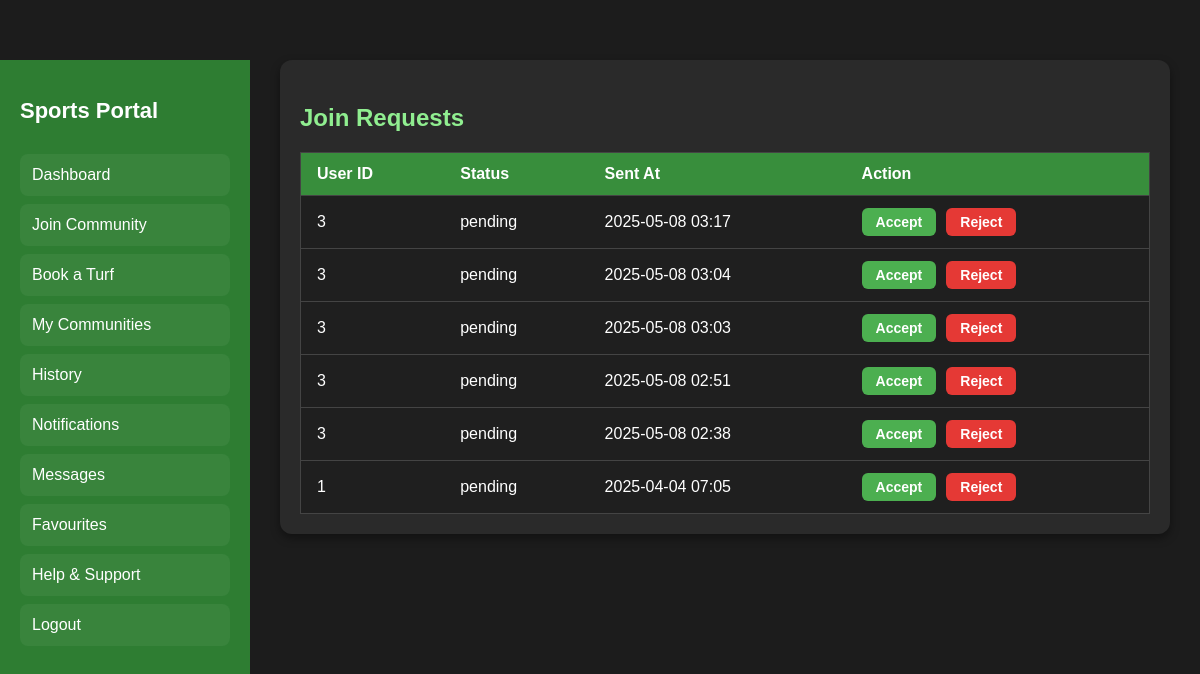
The app's page /notifications (signed in), older data.
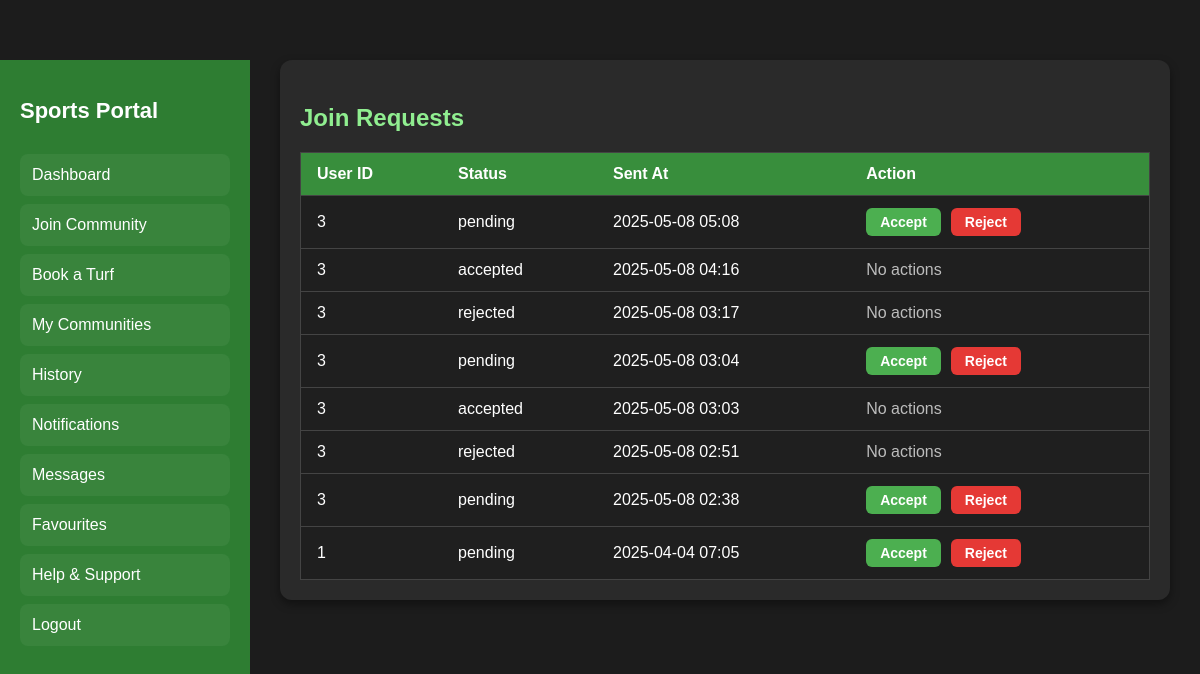
The same page, newer data.
### models.py (models this page shows)
class JoinRequest(db.Model):
    id = db.Column(db.Integer, primary_key=True)
    user_id = db.Column(db.Integer, db.ForeignKey('user.id'), nullable=False)
    community_id = db.Column(db.Integer, db.ForeignKey('community.id'), nullable=False)
    status = db.Column(db.String(20), default='pending')  # Status: pending, accepted, rejected
    created_at = db.Column(db.DateTime, default=datetime.utcnow)
    user = db.relationship('User', backref=db.backref('join_requests', lazy=True))
    community = db.relationship('Community', backref=db.backref('join_requests', lazy=True))

### app.py (the view)
@app.route('/notifications', methods=['GET'])
@login_required
def notifications():
    owner_id = session.get('user_id')
    if not owner_id:
        flash("You need to log in first!", 'warning')
        return redirect(url_for('login'))
    owned_communities = Community.query.filter_by(owner_id=owner_id).all()
    my_community_ids = [c.id for c in owned_communities]
    requests = JoinRequest.query.filter(JoinRequest.community_id.in_(my_community_ids)).order_by(JoinRequest.created_at.desc()).all()
    return render_template('notifications.html', requests=requests)

### app.py (called while the page is built)
def login_required(f):
    @wraps(f)
    def decorated_function(*args, **kwargs):
        if 'user_id' not in session:
            flash("You need to log in first!", "danger")
            return redirect(url_for('login'))
        return f(*args, **kwargs)
    return decorated_function

@app.before_request
def page_last_visited():
    excluded_routes = ['login', 'logout', 'static', 'register']
    if request.endpoint not in excluded_routes and request.method == 'GET':
        session['page_last_visited_url'] = request.path

### templates/notifications.html (shortened to what this page needs)
<!DOCTYPE html>
<html lang="en">
<head>
    <link href="https://cdnjs.cloudflare.com/ajax/libs/font-awesome/6.4.0/css/all.min.css" rel="stylesheet">
</head>
<body>
    <div class="sidebar">
        <h2>Sports Portal</h2>
        <a href="{{ url_for('player_dashboard') }}">Dashboard</a>
        <a href="{{ url_for('join_community') }}">Join Community</a>
        <a href="{{ url_for('select_turf_to_book') }}">Book a Turf</a>
        <a href="{{ url_for('my_communities') }}">My Communities</a>
        <a href="#">History</a>
        <a href="{{ url_for('notifications') }}">Notifications</a>
        <a href="#">Messages</a>
        <a href="#">Favourites</a>
        <a href="{{ url_for('help_and_support') }}">Help & Support</a>
        <a href="{{ url_for('logout') }}">Logout</a>
    </div>
    <div class="main">
        <div class="notifications-tab">
            <h3>Join Requests</h3>
{% if requests %}
    <table>
        <thead>
            <tr>
                <th>User ID</th>
                <th>Status</th>
                <th>Sent At</th>
                <th>Action</th>
            </tr>
        </thead>
        <tbody>
        {% for req in requests %}
            <tr>
                <td>{{ req.user_id }}</td>
                <td>{{ req.status }}</td>
                <td>{{ req.created_at.strftime('%Y-%m-%d %H:%M') }}</td>
                <td>
                    {% if req.status == 'pending' %}
                        <div class="action-buttons">
                            <form method="POST" action="{{ url_for('handle_join_request', request_id=req.id, action='accept') }}">
                                <button type="submit" class="accept-btn">Accept</button>
                            </form>
                            <form method="POST" action="{{ url_for('handle_join_request', request_id=req.id, action='reject') }}">
                                <button type="submit" class="reject-btn">Reject</button>
                            </form>
                        </div>
                    {% else %}
                        <span style="opacity: 0.7;">No actions</span>
                    {% endif %}
                </td>
            </tr>
        {% endfor %}
        </tbody>
    </table>
{% else %}
    <p>No join requests yet.</p>
{% endif %}
        </div>
    </div>
</body>
</html>

### templates/notifications.html (style rules this page uses)
body { font-family: 'Arial', sans-serif; background-color: #1c1c1c; color: #ffffff; margin: 0; padding: 0; }
.sidebar { width: 250px; background-color: #2e7d32; color: white; height: calc(100vh - 60px); padding: 20px; box-sizing: border-box; position: fixed; top: 60px; left: 0; transition: width 0.3s ease; overflow-x: hidden; }
.sidebar h2 { color: #fff; font-size: 22px; margin-bottom: 30px; transition: opacity 0.3s ease; }
.sidebar a { display: block; color: white; text-decoration: none; padding: 12px; font-size: 16px; border-radius: 8px; margin-bottom: 8px; background-color: rgba(255, 255, 255, 0.05); transition: background-color 0.3s ease, transform 0.2s ease; }
.main { margin-left: 250px; padding: 60px 30px; }
.notifications-tab { background-color: #2a2a2a; padding: 20px; border-radius: 12px; box-shadow: 0 4px 10px rgba(0, 0, 0, 0.4); }
.notifications-tab h3 { font-size: 24px; color: #90ee90; margin-bottom: 20px; }
.notifications-tab table { width: 100%; border-collapse: collapse; background-color: #1f1f1f; border: 1px solid #444; }
.notifications-tab th, .notifications-tab td { padding: 12px 16px; border-bottom: 1px solid #444; text-align: left; color: #fff; }
.notifications-tab th { background-color: #388e3c; color: #fff; font-weight: bold; }
.action-buttons { display: flex; gap: 10px; }
.accept-btn, .reject-btn { padding: 6px 14px; border: none; border-radius: 6px; font-weight: bold; cursor: pointer; font-size: 14px; transition: background-color 0.2s ease-in-out; }
.accept-btn { background-color: #4caf50; color: white; }
.reject-btn { background-color: #e53935; color: white; }

Row changes from the older to the newer data that the page shows:
added JoinRequest: user_id "3", status "pending", created_at "2025-05-08 05:08"
added JoinRequest: user_id "3", status "accepted", created_at "2025-05-08 04:16", shows "No actions"
changed JoinRequest (number 3 of 8 on the later page): status "pending" → "rejected"; status "Accept Reject" → "No actions"
changed JoinRequest (number 5 of 8 on the later page): status "pending" → "accepted"; status "Accept Reject" → "No actions"
changed JoinRequest (number 6 of 8 on the later page): status "pending" → "rejected"; status "Accept Reject" → "No actions"
